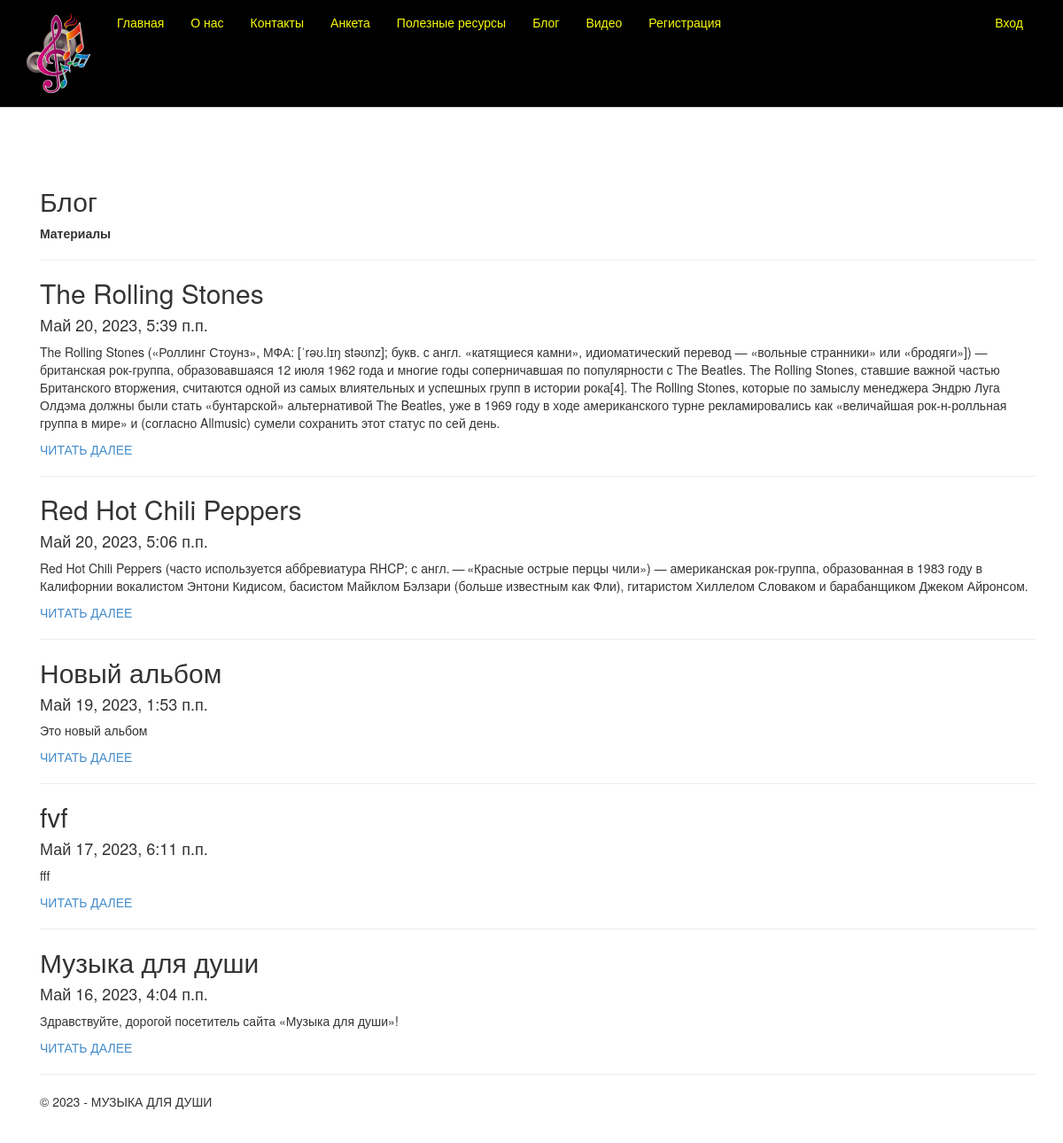
Screenshot of /blog/ with the database file from the repository.
### app/models.py (models this page shows, shortened)
class Blog(models.Model):
    title = models.CharField(max_length = 100, unique_for_date = "posted", verbose_name = "Заголовок")
    description = models.TextField(verbose_name = "Краткое содержание")
    content = models.TextField(verbose_name = "Полное содержание")
    posted = models.DateTimeField(default = datetime.now(), db_index = True, verbose_name = "Опубликована")
    author = models.ForeignKey(User, null=True, blank=True, on_delete = models.SET_NULL, verbose_name = "Автор")
    image = models.FileField(default = 'tepm.jpg', verbose_name = "Путь к картинке")
    class Meta:
        db_table = "Posts"
        ordering = ["-posted"]
        verbose_name = "статья блога"
        verbose_name_plural = "статья блога"

### app/views.py (the view)
# urls.py: path('blog/', views.blog, name='blog'),
def blog(request):
    posts = Blog.objects.all() # запрос на выбор всех статей блога из модели
    assert isinstance(request, HttpRequest)
    return render(
        request,
        'app/blog.html',
        {
            'title':'Блог',
            'posts': posts, # передача списка статей в шаблон веб-страницы
            'year':datetime.now().year,
        }
)

### app/templates/app/blog.html
{% extends "app/layout.html" %}
{% block content %}
<h2>{{ title }}</h2>
<b>Материалы</b>
<br />
{% for post in posts %}
<hr />
<div class="">
    <h2> {{post.title}} </h2>
    <h4> {{post.posted}} </h4>
    <p> {{post.description}} </p>
    <p><a href="{% url 'blogpost' parametr=post.id %}"> ЧИТАТЬ ДАЛЕЕ </a> </p>
</div>
{% endfor %}
{% endblock %}

### app/templates/app/layout.html (shortened to what this page needs)
<!DOCTYPE html>
<html>
<head>
    {% load staticfiles %}
    <link rel="stylesheet" type="text/css" href="{% static 'app/content/bootstrap.css' %}" />
    <link rel="stylesheet" type="text/css" href="{% static 'app/content/site.css' %}" />
</head>
<body>
    <div class="navbar navbar-inverse navbar-fixed-top">
        <div class="container">
            <div class="navbar-header">
                <a href="/" class="navbar-brand"> <img src="{% static 'app/content/logo11.PNG' %}" alt="logo" /> </a>
            </div>
            <div class="navbar-collapse collapse">
                <ul class="nav navbar-nav">
                    <li><a href="{% url 'home' %}">Главная</a></li>
                    <li><a href="{% url 'about' %}">О нас</a></li>
                    <li><a href="{% url 'contact' %}">Контакты</a></li>
                    <li><a href="{% url 'anketa' %}">Анкета</a></li>
                    <li><a href="{% url 'link' %}">Полезные ресурсы</a></li>
                    <li><a href="{% url 'blog' %}">Блог</a></li>
                    <li><a href="{% url 'videopost' %}">Видео</a></li>
                    {% if not user.is_authenticated %}
                    <li><a href="{% url 'registration' %}">Регистрация</a></li>
                    {% endif %}
                </ul>
                {% include 'app/loginpartial.html' %}
            </div>
        </div>
    </div>
    <div class="container body-content">
{% block content %}{% endblock %}
        <hr/>
        <footer>
            <p>&copy; {{ year }} - МУЗЫКА ДЛЯ ДУШИ</p>
        </footer>
    </div>
</body>
</html>

### app/templates/app/loginpartial.html
{% if user.is_authenticated %}
<form id="logoutForm" action="/logout/" method="post" class="navbar-right">
    {% csrf_token %}
    <ul class="nav navbar-nav navbar-right">
        <li><span class="navbar-brand">Здравствуйте! {{ user.username }}!</span></li>
        <li><a href="javascript:document.getElementById('logoutForm').submit()">Выйти</a></li>
    </ul>
</form>
{% else %}
<ul class="nav navbar-nav navbar-right">
    <li><a href="{% url 'login' %}">Вход</a></li>
</ul>
{% endif %}

### app/static/app/content/site.css (style rules this page uses)
body { padding-top: 190px; padding-bottom: 50px; }
.body-content { padding-left: 30px; padding-right: 15px; }

### rows the page displays
Blog: title "The Rolling Stones", posted "Май 20, 2023, 5:39 п.п.", description "The Rolling Stones («Роллинг Стоунз», МФА: [ˈrəʊ.lɪŋ stəʊnz]; букв. с англ. «катящиеся камни», идиоматический перевод — «вольные странники» или «бродяги»]) — британская рок-группа, образовавшаяся 12 июля 1962 года и многие годы соперничавшая по популярности с The Beatles. The Rolling Stones, ставшие важной частью Британского вторжения, считаются одной из самых влиятельных и успешных групп в истории рока[4]. The Rolling Stones, которые по замыслу менеджера Эндрю Луга Олдэма должны были стать «бунтарской» альтернативой The Beatles, уже в 1969 году в ходе американского турне рекламировались как «величайшая рок-н-ролльная группа в мире» и (согласно Allmusic) сумели сохранить этот статус по сей…"
Blog: title "Red Hot Chili Peppers", posted "Май 20, 2023, 5:06 п.п.", description "Red Hot Chili Peppers (часто используется аббревиатура RHCP; с англ. — «Красные острые перцы чили») — американская рок-группа, образованная в 1983 году в Калифорнии вокалистом Энтони Кидисом, басистом Майклом Бэлзари (больше известным как Фли), гитаристом Хиллелом Словаком и барабанщиком Джеком Айронсом."
Blog: title "Новый альбом", posted "Май 19, 2023, 1:53 п.п.", description "Это новый альбом"
Blog: title "fvf", posted "Май 17, 2023, 6:11 п.п.", description "fff"
Blog: title "Музыка для души", posted "Май 16, 2023, 4:04 п.п.", description "Здравствуйте, дорогой посетитель сайта «Музыка для души»!"

### other values shown
{{ title }} "Блог"
